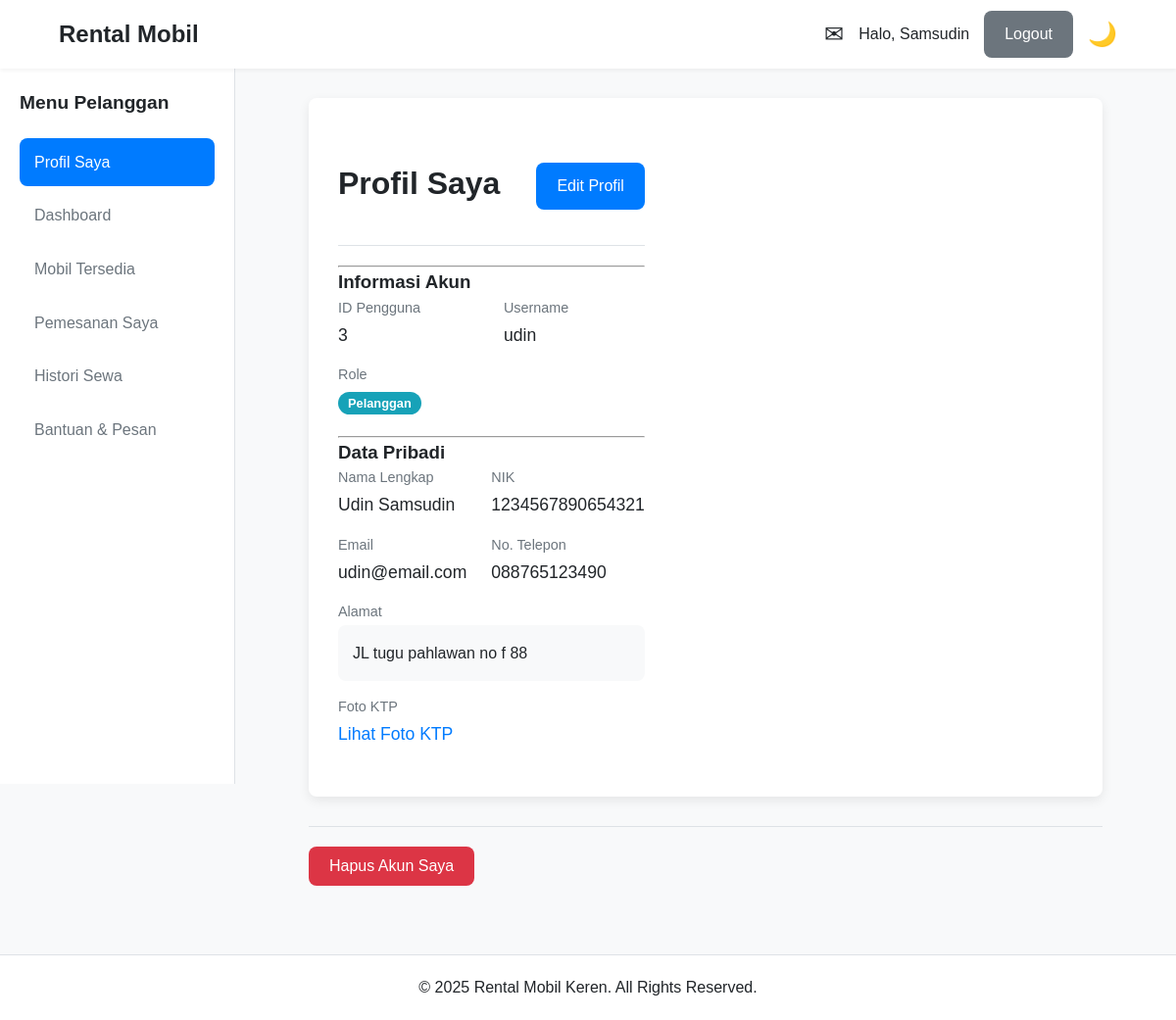
Screenshot of /pelanggan/profile.php (signed in) with the database file from the repository.
### tables this page shows
CREATE TABLE `pengguna` (
  `id_pengguna` int(11) NOT NULL,
  `username` varchar(50) NOT NULL,
  `password` varchar(255) NOT NULL,
  `nama_lengkap` varchar(100) NOT NULL,
  `nik` varchar(16) DEFAULT NULL,
  `foto_ktp` varchar(255) DEFAULT NULL,
  `email` varchar(100) NOT NULL,
  `no_telp` varchar(15) NOT NULL,
  `alamat` text DEFAULT NULL,
  `role` enum('Admin','Karyawan','Pelanggan') NOT NULL DEFAULT 'Pelanggan',
  `created_at` timestamp NOT NULL DEFAULT current_timestamp()
);

### pelanggan/profile.php (the view, shortened to what this page needs)
<?php
require_once '../includes/config.php';
$id_pengguna = $_SESSION['id_pengguna'];
require_once '../includes/header.php';
try {
    $stmt = $pdo->prepare("SELECT * FROM pengguna WHERE id_pengguna = ?");
    $stmt->execute([$id_pengguna]);
    $user = $stmt->fetch();
} catch (PDOException $e) {
    die("Gagal mengambil data profil.");
}
?>
<div class="detail-container single-column">
    <div class="detail-main">
        <div class="page-header with-action">
            <h1>Profil Saya</h1>
            <a href="edit_profile.php" class="btn btn-primary">Edit Profil</a>
        </div>
        <hr>
        <h3>Informasi Akun</h3>
        <div class="info-grid">
            <div class="info-item"><span class="label">ID Pengguna</span><span class="value"><?= htmlspecialchars($user['id_pengguna']) ?></span></div>
            <div class="info-item"><span class="label">Username</span><span class="value"><?= htmlspecialchars($user['username']) ?></span></div>
            <div class="info-item"><span class="label">Role</span><span class="value"><span class="status-badge status-<?= strtolower($user['role']) ?>"><?= htmlspecialchars($user['role']) ?></span></span></div>
        </div>
        <hr>
        <h3>Data Pribadi</h3>
        <div class="info-grid">
            <div class="info-item"><span class="label">Nama Lengkap</span><span class="value"><?= htmlspecialchars($user['nama_lengkap']) ?></span></div>
            <div class="info-item"><span class="label">NIK</span><span class="value"><?= htmlspecialchars($user['nik'] ?: 'Belum diisi') ?></span></div>
            <div class="info-item"><span class="label">Email</span><span class="value"><?= htmlspecialchars($user['email']) ?></span></div>
            <div class="info-item"><span class="label">No. Telepon</span><span class="value"><?= htmlspecialchars($user['no_telp'] ?: 'Belum diisi') ?></span></div>
            <div class="info-item full-width"><span class="label">Alamat</span>
                <div class="value description"><?= htmlspecialchars($user['alamat'] ?: 'Belum diisi') ?></div>
            </div>
            <div class="info-item full-width"><span class="label">Foto KTP</span>
                <div class="value">
                    <?php if (!empty($user['foto_ktp'])): ?>
                        <a href="<?= BASE_URL ?>assets/img/ktp/<?= htmlspecialchars($user['foto_ktp']) ?>" target="_blank">Lihat Foto KTP</a>
                    <?php else: ?>
                        Belum diunggah
                    <?php endif; ?>
                </div>
            </div>
        </div>
    </div>
</div>
<div class="detail-actions">
    <form action="<?= BASE_URL ?>actions/pengguna/hapus_akun.php" method="POST" onsubmit="return confirm('PERINGATAN: Anda akan menghapus akun Anda. Lanjutkan?');">
        <button type="submit" class="btn btn-danger">Hapus Akun Saya</button>
    </form>
</div>
<?php require_once '../includes/footer.php'; ?>

### assets/css/style.css (style rules this page uses)
:root { --primary-color: #007bff; --secondary-color: #6c757d; --success-color: #28a745; --danger-color: #dc3545; --warning-color: #ffc107; --info-color: #17a2b8; --bg-color: #f8f9fa; --surface-color: #ffffff; --text-color: #212529; --muted-text-color: #6c757d; --border-color: #dee2e6; --font-family: 'Poppins', sans-serif; --header-height: 70px; --sidebar-width: 240px; --border-radius: 8px; --box-shadow: 0 4px 12px rgba(0, 0, 0, 0.08); }
* { margin: 0; padding: 0; box-sizing: border-box; }
body { font-family: var(--font-family); background-color: var(--bg-color); color: var(--text-color); line-height: 1.6; }
a { color: var(--primary-color); text-decoration: none; transition: color 0.2s; }
.btn { display: inline-block; padding: 10px 20px; font-size: 1rem; font-weight: 500; border: 1px solid transparent; border-radius: var(--border-radius); cursor: pointer; transition: all 0.2s; text-align: center; }
.btn-primary { background-color: var(--primary-color); color: #fff; }
.btn-danger { background-color: var(--danger-color); color: #fff; }
.status-badge { padding: 4px 10px; border-radius: 12px; font-size: 0.8rem; font-weight: 600; color: #fff; text-transform: capitalize; white-space: nowrap; }
.status-perawatan, .status-pengajuan-ambil-cepat, .status-pelanggan, .status-admin, .status-karyawan, .status-pelanggan, .status-sudah-dibaca { background-color: var(--info-color); }
.page-header { background-color: var(--surface-color); padding: 2rem 0; text-align: center; margin-bottom: 30px; border-bottom: 1px solid var(--border-color); }
.page-header h1 { margin-bottom: 5px; }
.detail-container { display: grid; grid-template-columns: 1fr 1.5fr; gap: 30px; background-color: var(--surface-color); padding: 30px; border-radius: var(--border-radius); box-shadow: var(--box-shadow); }
.info-grid { display: grid; grid-template-columns: 1fr 1fr; gap: 15px 25px; margin-bottom: 20px; }
.info-item .label { display: block; font-size: 0.9rem; color: var(--muted-text-color); margin-bottom: 2px; }
.info-item .value { font-size: 1.1rem; font-weight: 500; }
.info-item.full-width { grid-column: 1 / -1; }
.info-item .description { background-color: var(--bg-color); padding: 15px; border-radius: var(--border-radius); font-size: 1rem; line-height: 1.7; white-space: pre-wrap; }
.detail-actions { margin-top: 30px; border-top: 1px solid var(--border-color); padding-top: 20px; }

### assets/css/dashboard.css (style rules this page uses)
.page-header { margin-bottom: 20px; }
.page-header.with-action { display: flex; justify-content: space-between; align-items: center; }

### rows the page displays
pengguna: id_pengguna "3", username "udin", role "Pelanggan", nama_lengkap "Udin Samsudin", nik "1234567890654321", email "udin@email.com", no_telp "088765123490", alamat "JL tugu pahlawan no f 88"

### other values shown
$sapaan "Samsudin"
$_SESSION['role'] "Pelanggan"
